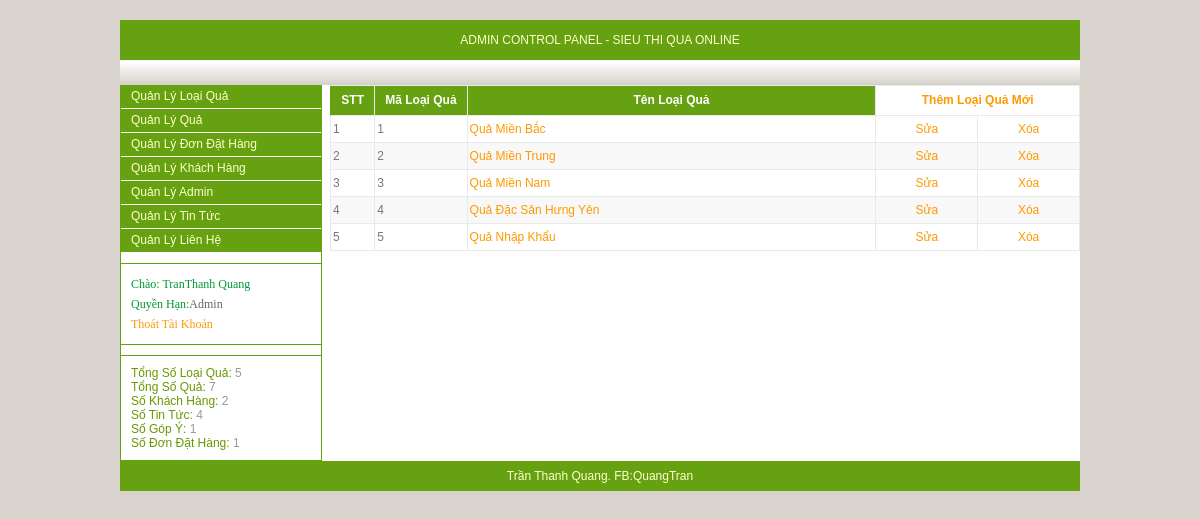
/adm/index.php (signed in), run on the app's committed database.
### tables this page shows
CREATE TABLE IF NOT EXISTS `loai_qua` (
`ma_loai` int(11) NOT NULL,
  `ten_loai` varchar(40) NOT NULL
);

### include/thongke.php (called while the page is built)
<?php
	$strSQL="SELECT COUNT(*) FROM loai_qua";
	$so_loai_qua=mysqli_query($ung,$strSQL);
	$rowLOAI=mysqli_fetch_array($so_loai_qua);
	$soloaiqua=$rowLOAI[0];
	$strSQL="SELECT COUNT(*) FROM qua";
	$so_qua=mysqli_query($ung,$strSQL);
	$rowqua=mysqli_fetch_array($so_qua);
	$soqua=$rowqua[0];
	$strSQL="SELECT COUNT(*) FROM khach_hang";
	$khach_hang=mysqli_query($ung,$strSQL);
	$rowKHACH=mysqli_fetch_array($khach_hang);
	$khachhang=$rowKHACH[0];
	$strSQL="SELECT COUNT(*) FROM tin_tuc";
	$tin_tuc=mysqli_query($ung,$strSQL);
	$rowTIN=mysqli_fetch_array($tin_tuc);
	$tintuc=$rowTIN[0];
	$strSQL="SELECT COUNT(*) FROM lien_he";
	$lien_he=mysqli_query($ung,$strSQL);
	$rowLH=mysqli_fetch_array($lien_he);
	$lienhe=$rowLH[0];
	$strSQL="SELECT COUNT(*) FROM dondathang";
	$dondathang=mysqli_query($ung,$strSQL);
	$rowDDH=mysqli_fetch_array($dondathang);
	$dondathang=$rowDDH[0];
?>

### adm/loaiqua/loaiqua.php (the view, shortened to what this page needs)
<?php
	$strSQL="SELECT * FROM loai_qua";
	$loai_qua=mysqli_query($ung,$strSQL);
?>
<table width="750" cellpadding="2" cellspacing="0" border="0" class="admintable" style="border-right:#E9E9E9 1px solid; border-top:#E9E9E9 1px solid;" align="right">
	<tr>
		<th width="40" align="center" style="border-left:#66A111 solid 1px;">
			STT
		</th>
		<th width="90" align="center">
			Mã Loại Quả
		</th>
		<th width="420">
			Tên Loại Quả
		</th>
		<th width="200" colspan="2" style="background:#FFFFFF;" align="center">
			<a href="#" onclick="goithem_sua('themloaiqua')">Thêm Loại Quả Mới</a>
		</th>
	</tr>
	<?php $i=0; ?>
		<?php while($row=mysqli_fetch_array($loai_qua)) { $i+=1; ?>
	<tr>
	<?php
			if($i%2==0)
				$mausac="style='background:#F8F8F8;'";
			 else
			 	$mausac="style='background:#FFFFFF;'";
	?>
		<td <?php echo $mausac; ?> >
			<?php echo $i; ?>
		</td>
		<td <?php echo $mausac; ?> >
			<?php echo $row['ma_loai']; ?>
		</td>
		<td <?php echo $mausac; ?> >
			<a href="#" onclick="goithem_sua('sualoaiqua',<?php echo $row['ma_loai']; ?>)"><?php echo $row['ten_loai']; ?></a>
		</td>
		<td width="100" align="center" <?php echo $mausac; ?>>
			<a href="#" onclick="goithem_sua('sualoaiqua',<?php echo $row['ma_loai']; ?>)">Sửa</a>
		</td>
		<td width="100" align="center" <?php echo $mausac; ?>>
			<a href="#" onclick="xoa_loaiqua(<?php echo $row['ma_loai']; ?>)">Xóa</a>
		</td>
	</tr>
		<?php } ?>
</table>

### adm/index.php (shortened to what this page needs)
<?php include('../include/ketnoi.php'); ?>
<!DOCTYPE html PUBLIC "-//W3C//DTD XHTML 1.0 Transitional//EN" "http://www.w3.org/TR/xhtml1/DTD/xhtml1-transitional.dtd">
<html xmlns="http://www.w3.org/1999/xhtml">
<head>
<link rel="stylesheet" type="text/css" href="admstyle.css">
</head>
<body>
<?php
	$thongbao="";
?>
<?php if(!isset($_SESSION['hovatenad']) || ($_SESSION['hovatenad']=="")) { ?>
<form action="" method="post" name="formdangnhapadmin">
<table width="400" border="0" class="admintable" cellpadding="2" cellspacing="0" align="center" style="margin-top:200px; border-right:solid 1px #E9E9E9; border-top:solid 1px #E9E9E9; background:url(../images/security.png) no-repeat right;">
  <tr>
    <th colspan="3">Đăng Nhập ADMIN CONTROL PANEL</th>
  </tr>
  <tr>
    <td>&nbsp;&nbsp;Tên Đăng Nhập</td>
    <td><input name="txttendangnhap" type="text" id="txttendangnhap" style="width:200px;"/>   </td>
	<td rowspan="2"><img src="../images/security.png" width="64" height="64" border="0" /></td>
  </tr>
  <tr>
    <td>&nbsp;&nbsp;Mật Khẩu</td>
    <td><input name="txtpass" type="password" id="txtpass" style="width:200px;" />   </td>
  </tr>
  <tr>
    <td colspan="3" style="color:#CC3300;" align="center"><?php echo $thongbao ; ?></td>
  </tr>
  <tr>
    <td colspan="3" align="center"><input type="submit" name="Submit" style="background:#FFFFFF; color:#FFCC33;" value="Đăng Nhập" /></td>
  </tr>
</table>
</form>
<?php } else { ?>
	<table border="0" cellpadding="0" cellspacing="0" width="960" align="center" style="margin-top:20px; margin-bottom:20px; background:#FFFFFF;">
		<tr>
			<td height="40" style="color:#FFFFCC; background:#66A111;" colspan="2" align="center">
				ADMIN CONTROL PANEL - SIEU THI QUA ONLINE
			</td>
		</tr>
		<tr>
			<td height="25" style="color:#FF6600; background:url(../images/trang.jpg) repeat-x;" colspan="2" align="right">
		  </td>
		</tr>
		<tr>
			<td width="200" valign="top" style="border-right: 1px #66A111 solid; border-left: 1px #66A111 solid;">
			<div class="menuleft">
					<a href="#" onclick="adm_chuyentrang('quanlyloaiqua')">Quản Lý Loại Quả</a>
					<a href="#" onclick="adm_chuyentrang('quanlyqua')">Quản Lý Quả</a>
					<a href="#" onclick="adm_chuyentrang('quanlydondathang')">Quản Lý Đơn Đặt Hàng</a>
					<a href="#" onclick="adm_chuyentrang('quanlykhachhang')">Quản Lý Khách Hàng</a>
					<a href="#" onclick="adm_chuyentrang('quanlyadmin')">Quản Lý Admin</a>
					<a href="#" onclick="adm_chuyentrang('quanlytintuc')">Quản Lý Tin Tức</a>
					<a href="#" onclick="adm_chuyentrang('quanlylienhe')">Quản Lý Liên Hệ</a>
			</div>
			<div style="width:200px; margin-top:10px; margin-bottom:10px; background:#FFFFFF; color:#009933; line-height:30px;
			border:#66A111 solid 1px; border-right:none; border-left:none;">
			<p class="pp">
				Chào: <?php echo $_SESSION['hovatenad'] ;?>
				<br />
				Quyền Hạn:<font color="#666666"><?php if($_SESSION['phanquyen']=='admin') echo "Admin"; else echo "Quản Trị Viên"; ?></font>
				<br />
				<a href="#" onclick="tquattaikquan('tquat')">Thoát Tài Khoản</a>
			</p>
			</div>
			<?php include('../include/thongke.php'); ?>
			<div style="margin-top:4px;padding:10px; background:#66A111; color:#FFFFCC; border:1px #66A111 solid;
			background:#FFFFFF; color:#999999; text-align:left; border-right:none; border-left:none;">
					<span class="demuc"> Tổng Số Loại Quả:</span> <?php echo $soloaiqua; ?>
					<br />
					<span class="demuc">Tổng Số Quả:</span> <?php echo $soqua; ?>
					<br />
					<span class="demuc">Số Khách Hàng:</span> <?php echo $khachhang; ?>
					<br />
					<span class="demuc">Số Tin Tức:</span> <?php echo $tintuc; ?>
					<br />
					<span class="demuc">Số Góp Ý:</span> <?php echo $lienhe; ?>
					<br />
					<span class="demuc">Số Đơn Đặt Hàng:</span> <?php echo $dondathang; ?>
				</div>
			</td>
			<td width="760" valign="top">
					<?php
					if(isset($_POST['trangchuyen']))
					{
						$hienthi=$_POST['trangchuyen'];
						if($hienthi=='quanlyloaiqua')
							include_once('loaiqua/loaiqua.php');
						else if($hienthi=='quanlyqua')
							include_once('qua/qua.php');
						else if($hienthi=='quanlylienhe')
							include_once('lienhe/inlienhe.php');
						else if($hienthi=='quanlytintuc')
							include_once('tintuc/tintuc.php');
						else if($hienthi=='quanlykhachhang')
							include_once('khachhang/khachang.php');
						else if($hienthi=='quanlyadmin')
							include_once('admin/admin.php');
						else if($hienthi=='quanlydondathang')
							include_once('dondathang/dondathang.php');
						else if($hienthi=='xlloaiqua')
							include_once('loaiqua/xl_loaiqua.php');
						else if($hienthi=='xlqua')
							include_once('qua/xl_qua.php');
						else if($hienthi=='xllienhe')
							include_once('lienhe/xl_lienhe.php');
						else if($hienthi=='chitietlienhe')
							include_once('lienhe/chitiet.php');
						else if($hienthi=='xlkhachhang')
							include_once('khachhang/xl_khachang.php');
						else if($hienthi=='chitietkh')
							include_once('khachhang/chitietkhachhang.php');
						else if($hienthi=='xltintuc')
							include_once('tintuc/xl_tintuc.php');
						else if($hienthi=='themtintuc')
							include_once('tintuc/themtintuc.php');
						else if($hienthi=='suatintuc')
							include_once('tintuc/suatintuc.php');
						else if($hienthi=='xladmin')
							include_once('admin/xl_admin.php');
						else if($hienthi=='xl_dondathang')
							include_once('dondathang/xl_dathang.php');
						else if($hienthi=='chitiet_dh')
							include_once('dondathang/chitietdonhang.php');
					}
						else
							include_once('loaiqua/loaiqua.php');
					?>
			</td>
		</tr>
		<tr>
			<td colspan="2" height="30" style="color:#FFFFCC; background:#66A111;" align="center" valign="middle">
			Trần Thanh Quang. FB:QuangTran
			</td>
		</tr>
	</table>
<?php } ?>
</body>
</html>

### adm/admstyle.css (style rules this page uses)
Body { background:#D8D4CD url(../images/bg.jpg) no-repeat fixed; color:#888888; font-family:Arial, Helvetica, sans-serif; font-size:12px; margin-bottom:0px; margin-top:0px; margin-left:0px; margin-right:0px; }
a:link { color:#FF9900; text-decoration:none; }
.menuleft { width:200px; border:0px; }
.menuleft a:link { background:#66A111; color:#FFFFCC; line-height:23px; text-decoration:none; border-bottom:solid #FFFFFF 1px; display:block; padding-left:10px; }
.demuc { color:#669900; }
.admintable { border:1px; }
.admintable TD { background:#FFFFFF; border-left:#E9E9E9 1px solid; border-bottom:#E9E9E9 1px solid; line-height:22px; color:#777777; }
.admintable TH { background:#66A111; color:#FFFFFF; line-height:25px; border-left:#E9E9E9 1px solid; border-bottom:#E9E9E9 1px solid; }
.pp { margin:10px; font-size:12px; font-family:tahoma; line-height:20px; }

### data on the page
loai_qua: ma_loai "1", ten_loai "Quả Miền Bắc"
loai_qua: ma_loai "2", ten_loai "Quả Miền Trung"
loai_qua: ma_loai "3", ten_loai "Quả Miền Nam"
loai_qua: ma_loai "4", ten_loai "Quả Đặc Sản Hưng Yên"
loai_qua: ma_loai "5", ten_loai "Quả Nhập Khẩu"

### other printed values
$_SESSION['hovatenad'] "TranThanh Quang"
$soloaiqua "5"
$soqua "7"
$khachhang "2"
$tintuc "4"
$lienhe "1"
$dondathang "1"
